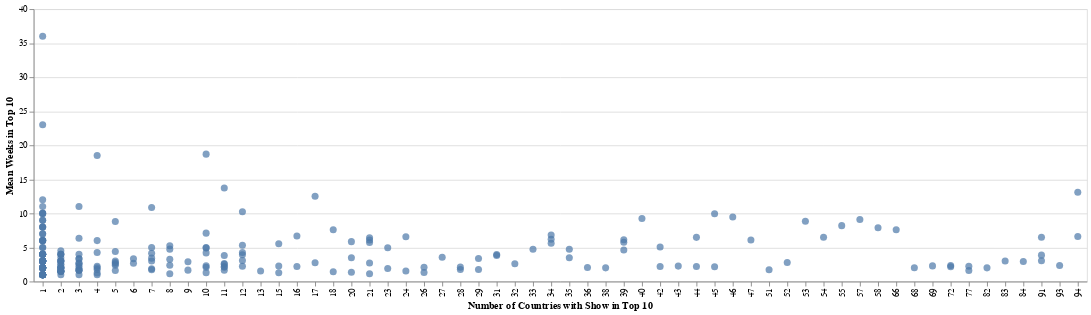

Notebook cell for this chart:
### Code cell
# Trying out a scatterplot to see what it looks like
alt.Chart(popular_kdramas).mark_circle(size=60).encode(
    alt.X('num_countries:O', title='Number of Countries with Show in Top 10'),
    alt.Y('mean_weeks_in_top_10:Q', title='Mean Weeks in Top 10'),
    tooltip=['show_title']).interactive()

### Figure 1 — Vega-Lite specification as saved in the notebook (floating-point values rounded to 4 significant figures; data arrays with more than 128 entries replaced by an {"elided": "..."} marker saying what was removed)
{"config": {"view": {"continuousWidth": 300, "continuousHeight": 300}}, "data": {"name": "data-78efefc33851fbd0585d2604f851d833"}, "mark": {"type": "circle", "size": 60}, "encoding": {"tooltip": [{"field": "show_title", "type": "nominal"}], "x": {"field": "num_countries", "title": "Number of Countries with Show in Top 10", "type": "ordinal"}, "y": {"field": "mean_weeks_in_top_10", "title": "Mean Weeks in Top 10", "type": "quantitative"}}, "params": [{"name": "param_5", "select": {"type": "interval", "encodings": ["x", "y"]}, "bind": "scales"}], "$schema": "https://vega.github.io/schema/vega-lite/v5.17.0.json", "datasets": {"data-78efefc33851fbd0585d2604f851d833": {"elided": "241 records"}}}
